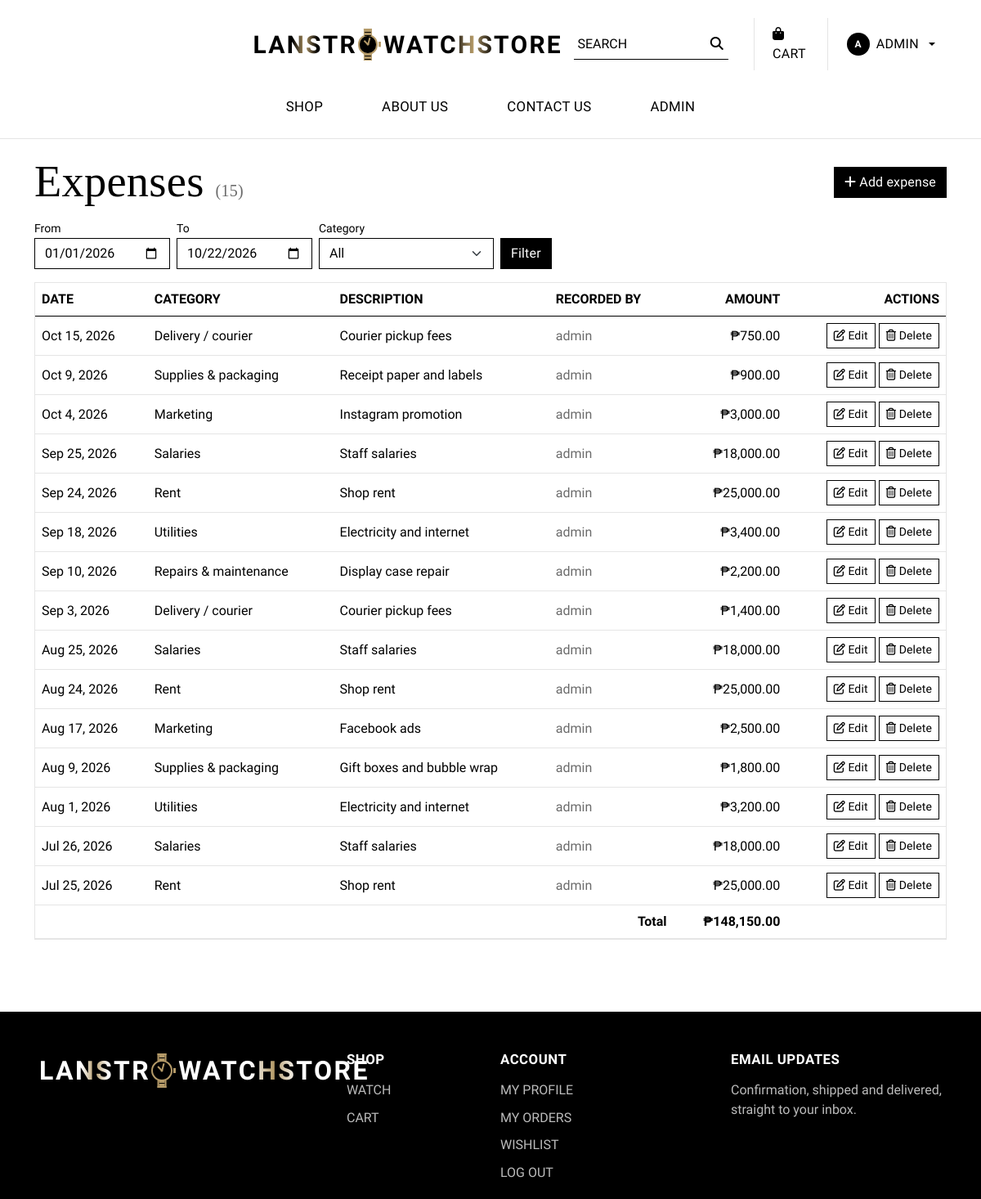
The page /admin/expenses.php (signed in) on the database its author committed.
### tables this page shows
CREATE TABLE expense (
  expense_id   INT AUTO_INCREMENT PRIMARY KEY,
  category_id  INT NOT NULL,
  description  VARCHAR(200) NOT NULL,
  amount       DECIMAL(10,2) NOT NULL,
  expense_date DATE NOT NULL,
  created_by   INT NULL,
  created_at   DATETIME NOT NULL DEFAULT CURRENT_TIMESTAMP,
  FOREIGN KEY (category_id) REFERENCES expense_category(category_id),
  FOREIGN KEY (created_by) REFERENCES users(user_id) ON DELETE SET NULL
);

CREATE TABLE expense_category (
  category_id INT AUTO_INCREMENT PRIMARY KEY,
  name        VARCHAR(50) NOT NULL UNIQUE
);

CREATE TABLE users (
  user_id    INT AUTO_INCREMENT PRIMARY KEY,
  username   VARCHAR(30) NOT NULL UNIQUE,
  email      VARCHAR(100) NOT NULL UNIQUE,
  password   VARCHAR(255) NOT NULL,
  profile_pic VARCHAR(255) NULL,
  role       ENUM('user','employee','admin') NOT NULL DEFAULT 'user',
  status     ENUM('active','inactive') NOT NULL DEFAULT 'active',
  created_at DATETIME NOT NULL DEFAULT CURRENT_TIMESTAMP
);

### includes/date_range.php (called while the page is built, shortened)
<?php
$to = $_GET['to'] ?? '';
$toCheck = DateTime::createFromFormat('Y-m-d', (string)$to);
if (!$toCheck || $toCheck->format('Y-m-d') !== $to) {
    $to = date('Y-m-d');
}

### admin/expenses.php (the view, shortened to what this page needs)
<?php
include('../includes/config.php');
include('../includes/date_range.php');
if (!isset($_GET['from']) && !isset($_GET['to'])) {
    $from = date('Y-01-01');
}
$where  = ['e.expense_date BETWEEN ? AND ?'];
$params = [$from, $to];
$rows = mysqli_fetch_all(mysqli_execute_query($conn, 'SELECT e.*, ec.name AS category, u.username
                FROM expense e
                INNER JOIN expense_category ec ON ec.category_id = e.category_id
                LEFT JOIN users u ON u.user_id = e.created_by
                WHERE ' . implode(' AND ', $where) . ' ORDER BY e.expense_date DESC, e.expense_id DESC', $params), MYSQLI_ASSOC);
$total = array_sum(array_map(fn($r) => (float)$r['amount'], $rows));
include('../includes/header.php');
?>
<div class="d-flex flex-wrap justify-content-between align-items-center gap-2 mb-3">
  <h1 class="mb-0">Expenses <small class="text-secondary fs-5">(<?= count($rows) ?>)</small></h1>
  <a href="<?= BASE_URL ?>/admin/expense_edit.php" class="btn btn-brass"><i class="fa-solid fa-plus"></i> Add expense</a>
</div>
<form method="get" class="row g-2 align-items-end mb-3">
  <div class="col-auto"><label class="form-label small mb-0" for="from">From</label><input type="date" class="form-control" id="from" name="from" value="<?= htmlspecialchars((string)$from) ?>"></div>
  <div class="col-auto"><label class="form-label small mb-0" for="to">To</label><input type="date" class="form-control" id="to" name="to" value="<?= htmlspecialchars((string)$to) ?>"></div>
  <div class="col-auto"><label class="form-label small mb-0" for="cat">Category</label>
    <select class="form-select" id="cat" name="cat"><option value="0">All</option>
    </select></div>
  <div class="col-auto"><button class="btn btn-primary" type="submit">Filter</button></div>
</form>
<div class="panel p-0 table-responsive">
  <table class="table table-hover mb-0 align-middle">
    <thead><tr><th scope="col">Date</th><th scope="col">Category</th><th scope="col">Description</th><th scope="col">Recorded by</th><th scope="col" class="num text-end">Amount</th><th scope="col" class="text-end">Actions</th></tr></thead>
    <tbody>
    <?php foreach ($rows as $r): $eid = (int)$r['expense_id']; ?>
      <tr>
        <td><?= htmlspecialchars((string)(date('M j, Y', strtotime($r['expense_date'])))) ?></td>
        <td><?= htmlspecialchars((string)$r['category']) ?></td>
        <td><?= htmlspecialchars((string)$r['description']) ?></td>
        <td class="text-secondary"><?= htmlspecialchars((string)($r['username'] ?? '-')) ?></td>
        <td class="num text-end"><?= (CURRENCY . number_format($r['amount'], 2)) ?></td>
        <td class="text-end">
          <div class="d-flex gap-1 justify-content-end">
            <a class="btn btn-sm btn-outline-primary" href="<?= BASE_URL . '/admin/expense_edit.php?id=' . $eid ?>"><i class="fa-regular fa-pen-to-square"></i> Edit</a>
            <form method="post" action="<?= BASE_URL ?>/admin/expense_delete.php" onsubmit="return confirm('Delete this expense?');">
              <button class="btn btn-sm btn-outline-danger" type="submit"><i class="fa-regular fa-trash-can"></i> Delete</button>
            </form>
          </div>
        </td>
      </tr>
    <?php endforeach; ?>
    </tbody>
    <?php if ($rows): ?><tfoot><tr class="fw-bold"><td colspan="4" class="text-end">Total</td><td class="num text-end"><?= (CURRENCY . number_format($total, 2)) ?></td><td></td></tr></tfoot><?php endif; ?>
  </table>
</div>
<?php include('../includes/footer.php'); ?>

### assets/css/style.css (style rules this page uses)
:root { --black: #000; --white: #fff; --line: #e5e5e5; --line-dark: #000; --muted: #6b6b6b; --soft: #f5f5f5; --accent: #b49a68; --dial: #000; --dial-deep: #000; --steel: var(--line); --paper: #fff; --brass: #000; --brass-deep: #000; --ink: #000; --lume: #fff; --bs-body-font-family: 'Hanken Grotesk', system-ui, sans-serif; --bs-body-color: #000; --bs-body-bg: #fff; --bs-link-color: #000; --bs-link-color-rgb: 0, 0, 0; --bs-link-hover-color-rgb: 107, 107, 107; --bs-link-hover-color: #6b6b6b; --bs-primary: #000; --bs-primary-rgb: 0, 0, 0; --bs-border-radius: 0; --bs-border-radius-sm: 0; --bs-border-radius-lg: 0; --bs-border-radius-xl: 0; --bs-border-radius-xxl: 0; --bs-border-radius-pill: 0; --bs-border-color: var(--line); }
*, *::before, *::after { border-radius: 0 !important; }
body { min-height: 100vh; display: flex; flex-direction: column; }
h1, h2, h3, .display-font, .navbar-brand { font-family: 'Instrument Serif', Georgia, serif; font-weight: 400; letter-spacing: .005em; }
h1 { font-size: clamp(2.2rem, 5vw, 3.4rem); line-height: 1.05; }
.price, td.num, th.num, .num { font-variant-numeric: tabular-nums; }
a { text-decoration-thickness: 1px; text-underline-offset: 3px; }
.cond, .site-nav .nav-link, .site-nav .navbar-brand + *, .filter-group summary, .filters-title, .btn, .form-label, .results-count, .sort-box label, .product-brand, .dropdown-item, th { font-family: 'Roboto Condensed', 'Hanken Grotesk', sans-serif; }
.btn { text-transform: none; letter-spacing: .01em; }
.btn-primary, .btn-brass { --bs-btn-color: #fff; --bs-btn-bg: #000; --bs-btn-border-color: #000; --bs-btn-hover-color: #000; --bs-btn-hover-bg: var(--accent); --bs-btn-hover-border-color: var(--accent); --bs-btn-active-color: #000; --bs-btn-active-bg: #fff; --bs-btn-active-border-color: #000; --bs-btn-disabled-color: #fff; --bs-btn-disabled-bg: #6b6b6b; --bs-btn-disabled-border-color: #6b6b6b; --bs-btn-focus-shadow-rgb: 0,0,0; }
.btn-outline-primary, .btn-outline-secondary, .btn-outline-dark, .btn-outline-danger, .btn-outline-success, .btn-secondary, .btn-light { --bs-btn-color: #000; --bs-btn-bg: #fff; --bs-btn-border-color: #000; --bs-btn-hover-color: #000; --bs-btn-hover-bg: var(--accent); --bs-btn-hover-border-color: var(--accent); --bs-btn-active-color: #fff; --bs-btn-active-bg: #000; --bs-btn-active-border-color: #000; --bs-btn-disabled-color: #6b6b6b; --bs-btn-disabled-bg: #fff; --bs-btn-disabled-border-color: #bbb; }
.form-control, .form-select { border: 1px solid #000; background-color: #fff; }
.text-secondary, .text-muted { color: var(--muted) !important; }
.table { --bs-table-bg: #fff; --bs-table-striped-bg: var(--soft); --bs-table-hover-bg: var(--soft); }
.table thead th { border-bottom: 1px solid #000; text-transform: uppercase; }
.panel { background: #fff; border: 1px solid var(--steel); border-radius: 6px; padding: 1.25rem; }
.table > :not(caption) > * > * { vertical-align: middle; }

### rows shown on the page
expense: expense_date "Oct 15, 2026", category.name "Delivery / courier", description "Courier pickup fees", created_by.username "admin", amount "750.00"
expense: expense_date "Oct 9, 2026", category.name "Supplies & packaging", description "Receipt paper and labels", created_by.username "admin", amount "900.00"
expense: expense_date "Oct 4, 2026", category.name "Marketing", description "Instagram promotion", created_by.username "admin", amount "3,000.00"
expense: expense_date "Sep 25, 2026", category.name "Salaries", description "Staff salaries", created_by.username "admin", amount "18,000.00"
expense: expense_date "Sep 24, 2026", category.name "Rent", description "Shop rent", created_by.username "admin", amount "25,000.00"
expense: expense_date "Sep 18, 2026", category.name "Utilities", description "Electricity and internet", created_by.username "admin", amount "3,400.00"
expense: expense_date "Sep 10, 2026", category.name "Repairs & maintenance", description "Display case repair", created_by.username "admin", amount "2,200.00"
expense: expense_date "Sep 3, 2026", category.name "Delivery / courier", description "Courier pickup fees", created_by.username "admin", amount "1,400.00"
expense: expense_date "Aug 25, 2026", category.name "Salaries", description "Staff salaries", created_by.username "admin", amount "18,000.00"
expense: expense_date "Aug 24, 2026", category.name "Rent", description "Shop rent", created_by.username "admin", amount "25,000.00"
expense: expense_date "Aug 17, 2026", category.name "Marketing", description "Facebook ads", created_by.username "admin", amount "2,500.00"
expense: expense_date "Aug 9, 2026", category.name "Supplies & packaging", description "Gift boxes and bubble wrap", created_by.username "admin", amount "1,800.00"
expense: expense_date "Aug 1, 2026", category.name "Utilities", description "Electricity and internet", created_by.username "admin", amount "3,200.00"
expense: expense_date "Jul 26, 2026", category.name "Salaries", description "Staff salaries", created_by.username "admin", amount "18,000.00"
expense: expense_date "Jul 25, 2026", category.name "Rent", description "Shop rent", created_by.username "admin", amount "25,000.00"

### other values the page prints
$avatarInitial "A"
$_SESSION['username'] "ADMIN"
count($rows) "15"
CURRENCY "₱"
$total "148,150.00"
